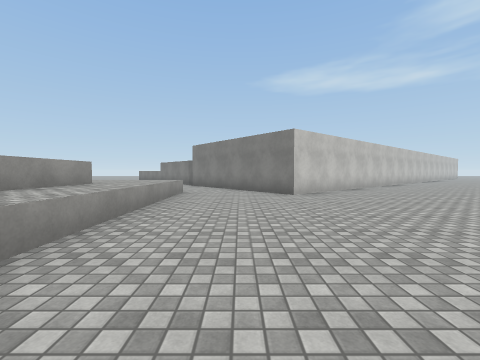
View 1 (above)

24 first-person views from a walk through a scene from a Unity 3-D project. The camera is 1.3 m above the floor, tilts 2° down and sees 90° across. The floor is counted in squares, 2 m on a side. Each view is taken from the middle of a square. On the plan, view 1 faces up. The plan holds only what a view shows up to about 9 squares ahead; the rest is blank. The place goes on beyond the plan. Surface patterns are stand-ins for the level's own textures.

View 2
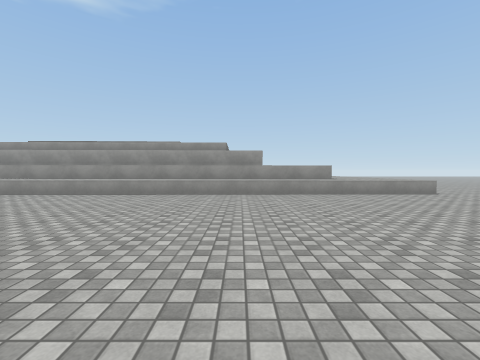

View 3
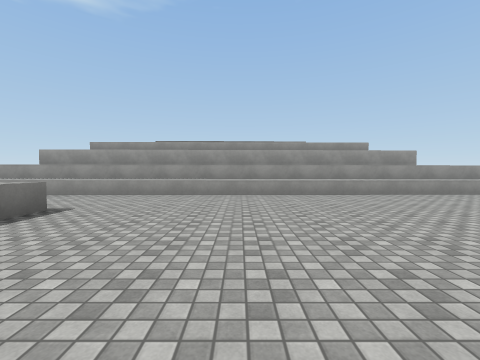

View 4
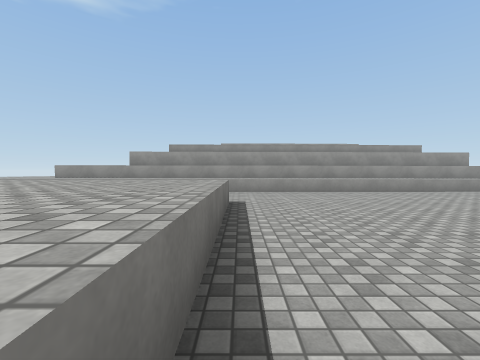

View 5
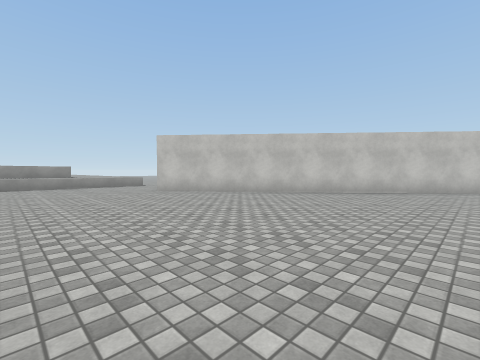

View 6
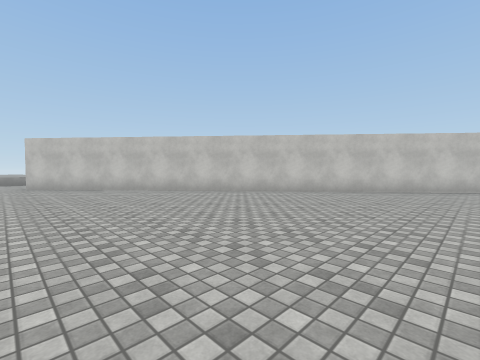

View 7
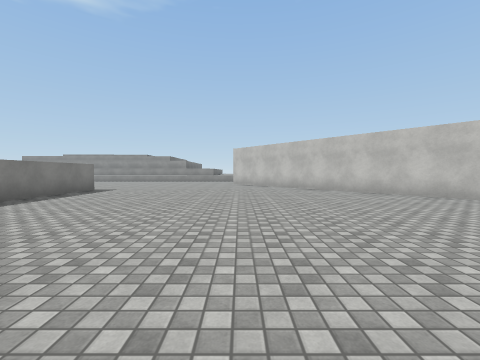

View 8
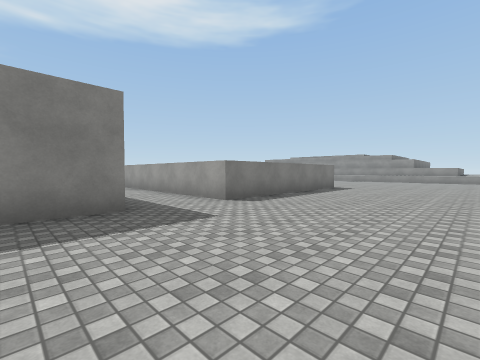

View 9
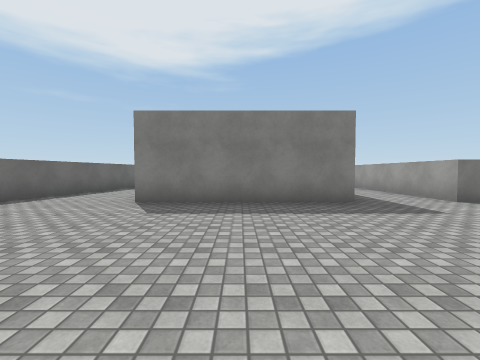

View 10
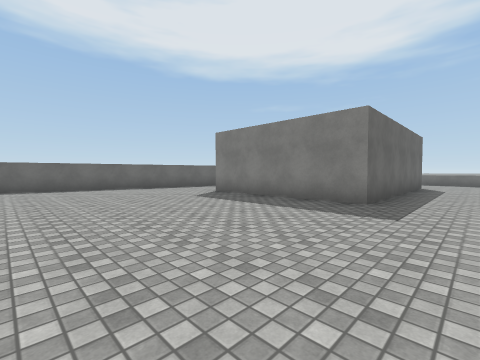

View 11
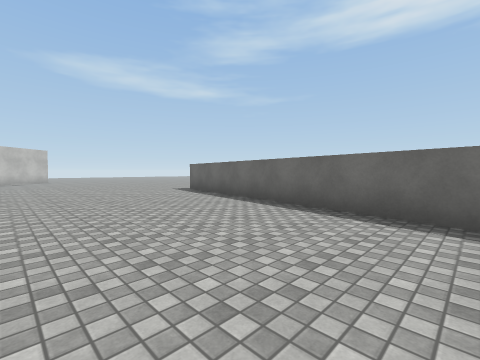

View 12
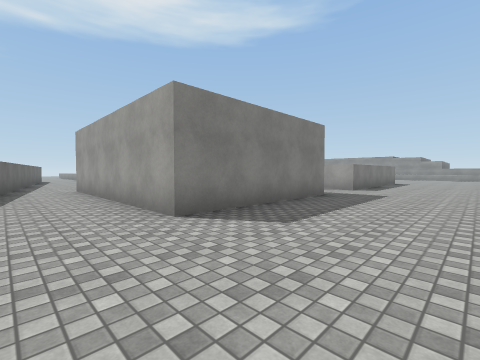

View 13
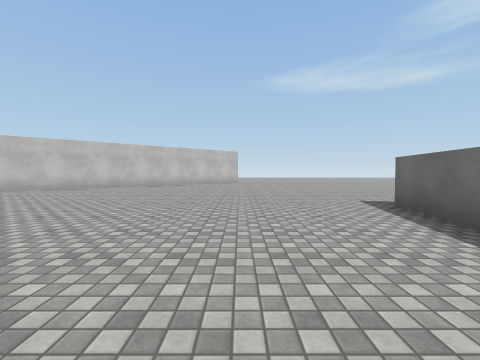

View 14
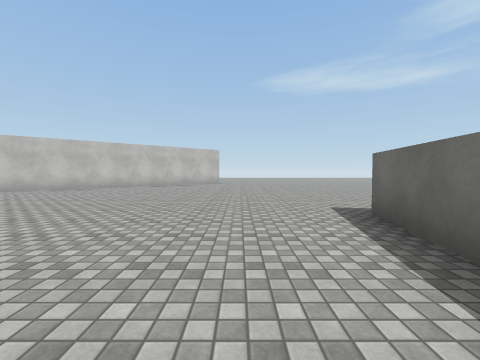

View 15
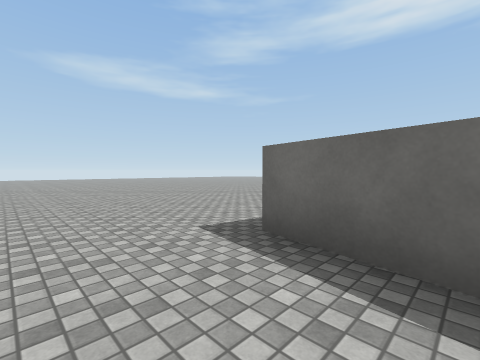

View 16
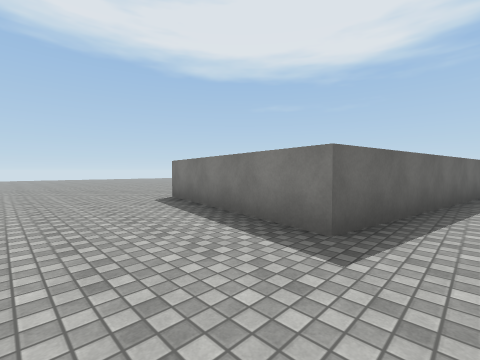

View 17
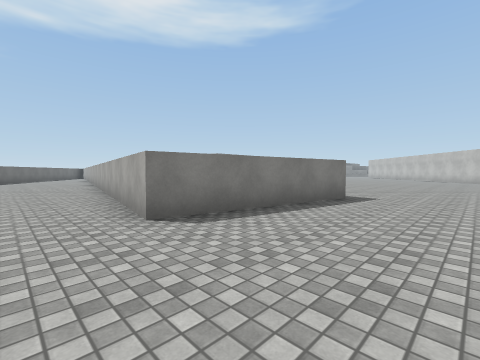

View 18
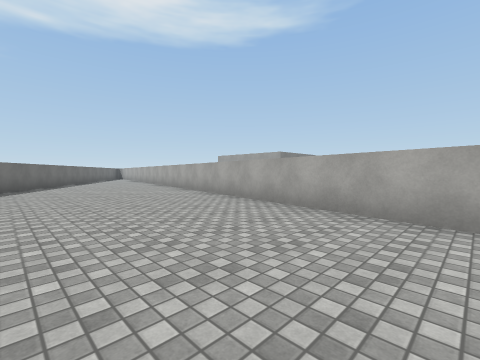

View 19
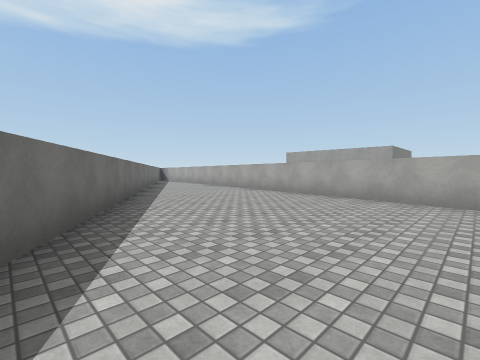

View 20
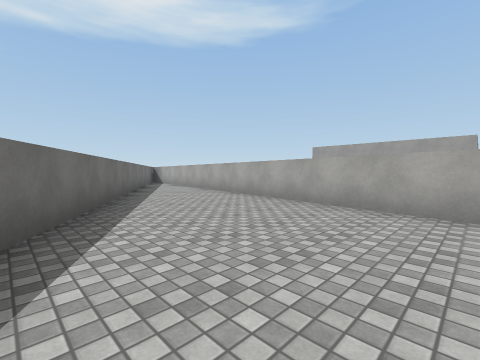

View 21
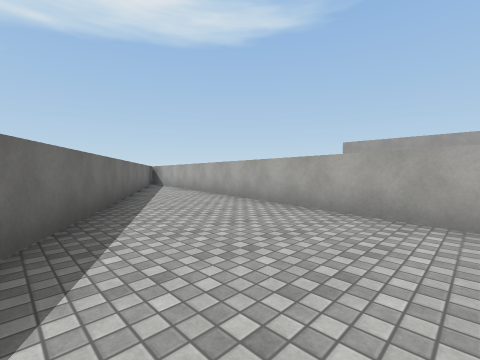

View 22
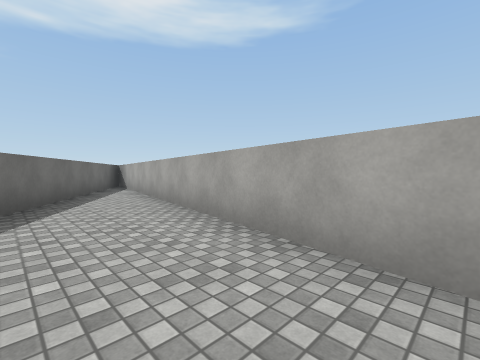

View 23
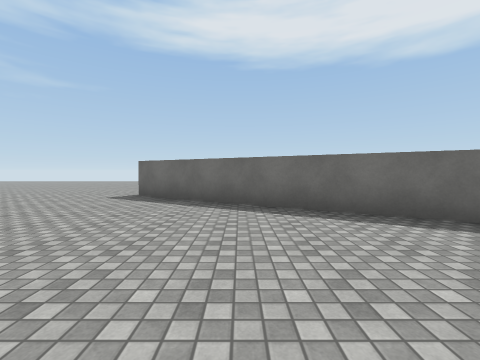

View 24
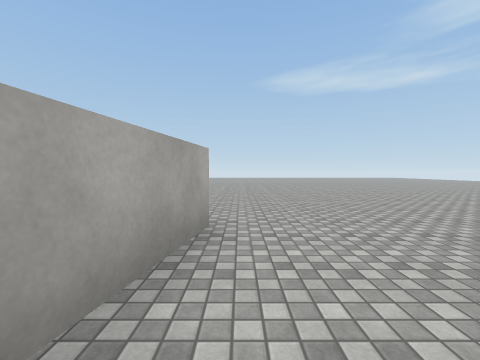

### Floor plan
Key: @ floor where view 1 was taken; # wall or solid block; . floor; ^ raised ledge.
Columns run from 4 left of view 1 to 33 right of it. Each row starts with its distance up from view 1.
 18                   ##..................
 17                 ###...................
 16                ##.....................
 15               ##......................
 14              ##.......................
 13             ##.... ...................
 12           ###.....  .......^^^^^.....
 11          ##.......   ......^   ^....
 10         ##........    .....^   ^....
  9  ...## ##.........    .....^   ^....
  8  ....###..........    .....^   ^......
  7 ^^^...#...................^   ^.......
  6 ^^^.......................^   ^.......
  5  ^^.......................^   ^.......
  4  ^^.......................^   ^......^
  3  ^^.......................    ^......^
  2  ^^.......^^^^^^..#####..^   ^......^
  1  ^^......      ^..#   #..^   ^.....^
  0  ^^.@...       ^..#   #..^   ^.....^
 -1  ^^....        ^..#   #..^   ^....^
 -2  ^^.....       ^..#   #..^   ^....^
 -3  ^^......      ^..#   #..    ^...^
 -4  ^^.......      ..#   #.^   ^...^
 -5  ^^......       ..    ..^   ^...^
 -6  ^^.......            ..^   ^..^
 -7  ^^........            .^   ^..^
 -8  ^^..^^^^^^                 ^.^
 -9  ^^. ^^^^                   ^.^
-10  ^^  ^^^                    ^^
-11  ^^  ^^                     ^

Where each view was taken, in squares from view 1:
view 1: 0 up, 0 right, facing up
view 2: 2 up, 5 right, facing left
view 3: 4 down, 5 right, facing left
view 4: 7 down, 6 right, facing left
view 5: 3 up, 9 right, facing up-left
view 6: 6 up, 13 right, facing up-left
view 7: 7 up, 14 right, facing left
view 8: 6 up, 15 right, facing down-left
view 9: 7 up, 16 right, facing down
view 10: 7 up, 12 right, facing down-right
view 11: 5 up, 18 right, facing up-right
view 12: 5 up, 20 right, facing down-left
view 13: 8 up, 20 right, facing up
view 14: 9 up, 21 right, facing up
view 15: 11 up, 21 right, facing up-right
view 16: 15 up, 22 right, facing down-right
view 17: 15 up, 29 right, facing down-left
view 18: 11 up, 31 right, facing down-left
view 19: 5 up, 32 right, facing down-left
view 20: 2 up, 30 right, facing down-left
view 21: 0 up, 29 right, facing down-left
view 22: 1 down, 27 right, facing down-left
view 23: 4 up, 28 right, facing right
view 24: 9 up, 28 right, facing up
